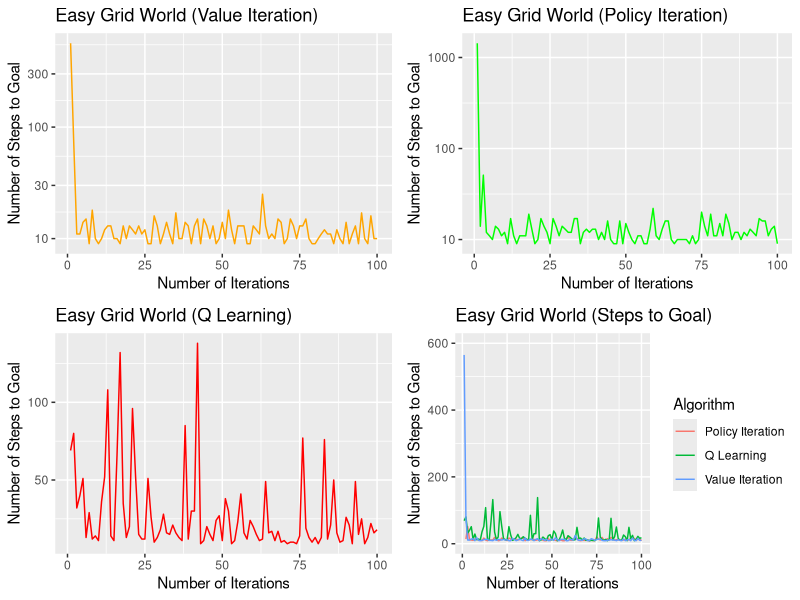
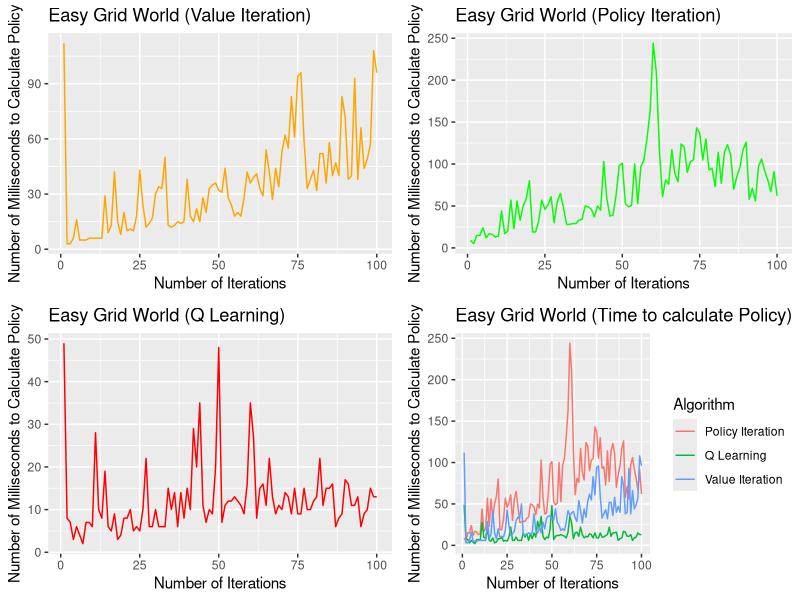
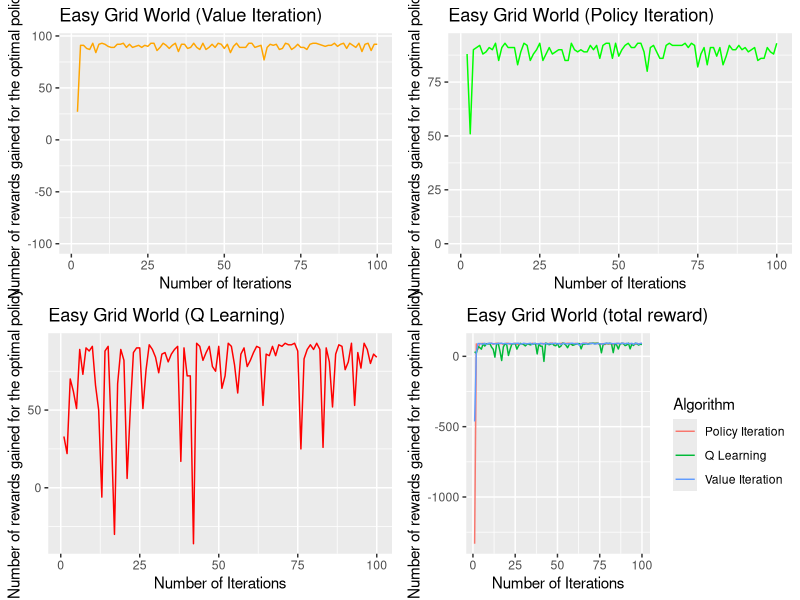

The R script that drew these images, in order:
library("gridExtra")
library('ggplot2')

# Easy Grid World ---------------------------------------------------------

# Steps to Goal---------------------------------------------------------

iterations = seq(1,100)
Value.Iteration.steps = c(565,75,11,11,14,15,9,18,10,9,10,12,13,13,10,10,9,13,10,13,12,11,13,11,12,9,9,16,13,9,11,14,11,9,17,10,10,14,13,9,13,15,9,15,13,10,13,9,10,14,10,18,12,9,13,13,13,9,9,13,12,11,25,13,10,11,10,15,14,9,10,15,13,10,13,13,15,10,9,9,10,11,12,11,11,9,12,10,9,14,9,11,13,9,17,10,9,16,10,10)
Policy.Iteration.steps = c(1434,14,51,12,11,10,14,13,11,12,9,17,11,9,11,11,11,19,13,9,10,17,14,12,9,17,14,11,14,13,12,12,17,17,9,12,13,12,13,13,10,12,10,16,10,9,9,16,9,15,12,10,9,11,11,9,9,13,22,11,10,13,16,16,10,9,10,10,10,10,9,11,9,10,20,14,11,19,11,11,15,11,19,15,10,12,12,10,12,11,13,12,11,17,16,16,11,13,14,9)
Q.Learning.steps = c(69,80,32,40,51,13,29,12,14,11,36,52,108,14,11,66,132,35,13,20,96,52,15,12,12,51,26,10,13,18,28,16,15,21,16,13,11,85,12,30,30,138,9,11,20,15,11,24,27,11,38,30,9,11,23,41,16,12,24,20,15,11,12,49,16,17,11,17,10,11,9,10,10,9,14,77,19,13,10,13,9,13,76,12,21,50,16,10,11,26,21,9,49,15,25,9,13,22,16,18)

easy.grid.world.value.iteration.steps = data.frame(x = iterations, y = Value.Iteration.steps)
easy.grid.world.policy.iteration.steps = data.frame(x = iterations, y = Policy.Iteration.steps)
easy.grid.world.Q.Learning.iteration.steps = data.frame(x = iterations, y = Q.Learning.steps)
easy.grid.world.steps = data.frame(x = c(iterations,iterations,iterations),
                                   y = c(Value.Iteration.steps,Policy.Iteration.steps,Q.Learning.steps),
                                   Algorithm = c(rep("Value Iteration",length(iterations)),rep("Policy Iteration",length(iterations)),rep("Q Learning",length(iterations))))

p1 <- ggplot(easy.grid.world.value.iteration.steps,aes(x=x,y=y))+geom_line(color = 'orange')+
  ggtitle('Easy Grid World (Value Iteration)')+
  xlab('Number of Iterations') + ylab('Number of Steps to Goal') + scale_y_log10()
p2 <- ggplot(easy.grid.world.policy.iteration.steps,aes(x=x,y=y))+geom_line(color = 'green')+
  ggtitle('Easy Grid World (Policy Iteration)')+
  xlab('Number of Iterations') + ylab('Number of Steps to Goal')+ scale_y_log10()
p3 <- ggplot(easy.grid.world.Q.Learning.iteration.steps,aes(x=x,y=y))+geom_line(color = 'red')+
ggtitle('Easy Grid World (Q Learning)')+xlab('Number of Iterations') + ylab('Number of Steps to Goal')
p4 <- ggplot(easy.grid.world.steps,aes(x=x,y=y,color = Algorithm))+geom_line()+ggtitle('Easy Grid World (Steps to Goal)')+xlab('Number of Iterations') +
 ylab('Number of Steps to Goal') + ylim(c(0,600))

p <- grid.arrange(p1, p2, p3, p4, ncol=2,nrow = 2)
#ggsave("easy_grid_world_steps_to_goal.png",width = 10,height = 10)


# Time to calculate Policy---------------------------------------------------------

iterations = seq(1,100)
Value.Iteration.time = c(112,3,3,6,16,5,5,5,6,6,6,6,6,29,9,13,42,15,8,20,10,11,10,18,43,24,12,14,17,30,34,33,50,13,12,13,15,14,15,38,18,15,22,15,28,20,33,35,36,32,31,44,28,24,18,20,18,28,42,36,39,41,33,29,54,42,27,44,34,53,62,55,83,61,94,96,59,33,38,43,32,52,52,36,58,40,47,40,83,72,38,40,93,38,66,44,49,57,108,96)
Policy.Iteration.time = c(9,5,15,15,24,12,17,16,13,14,44,17,20,57,23,56,33,50,59,80,19,19,32,57,46,51,61,30,55,65,48,28,28,29,29,33,34,50,49,46,37,50,45,103,59,38,39,63,98,101,53,49,51,100,53,97,105,131,163,244,209,116,61,81,76,117,88,79,124,120,90,103,105,143,137,105,130,93,95,73,114,77,114,123,111,70,85,96,117,126,58,71,56,97,106,92,81,67,91,62)
Q.Learning.time = c(49,8,7,3,6,4,2,7,7,6,28,10,8,19,6,5,9,3,4,8,8,10,5,6,5,10,22,6,6,10,6,6,6,15,10,14,6,14,8,15,10,29,20,35,11,7,10,9,20,48,7,11,12,12,13,12,11,9,16,35,27,8,15,16,11,22,13,9,11,10,14,13,9,15,9,9,15,10,10,12,13,22,11,15,15,16,6,8,9,17,16,11,11,13,6,9,10,15,13,13)

easy.grid.world.value.time = data.frame(x = iterations, y = Value.Iteration.time)
easy.grid.world.policy.time = data.frame(x = iterations, y = Policy.Iteration.time )
easy.grid.world.Q.Learning.time = data.frame(x = iterations, y = Q.Learning.time)
easy.grid.world.time = data.frame(x = c(iterations,iterations,iterations),
                                   y = c(Value.Iteration.time,Policy.Iteration.time,Q.Learning.time),
                                   Algorithm = c(rep("Value Iteration",length(iterations)),rep("Policy Iteration",length(iterations)),rep("Q Learning",length(iterations))))

p5 <- ggplot(easy.grid.world.value.time,aes(x=x,y=y))+geom_line(color = 'orange')+
  ggtitle('Easy Grid World (Value Iteration)')+
  xlab('Number of Iterations') + ylab('Number of Milliseconds to Calculate Policy')
p6 <- ggplot(easy.grid.world.policy.time,aes(x=x,y=y))+geom_line(color = 'green')+
  ggtitle('Easy Grid World (Policy Iteration)')+
  xlab('Number of Iterations') + ylab('Number of Milliseconds to Calculate Policy')
p7 <- ggplot(easy.grid.world.Q.Learning.time,aes(x=x,y=y))+geom_line(color = 'red')+
  ggtitle('Easy Grid World (Q Learning)')+xlab('Number of Iterations') + ylab('Number of Milliseconds to Calculate Policy')
p8 <- ggplot(easy.grid.world.time,aes(x=x,y=y,color = Algorithm))+geom_line()+ggtitle('Easy Grid World (Time to calculate Policy)')+xlab('Number of Iterations') +
  ylab('Number of Milliseconds to Calculate Policy') 

grid.arrange(p5, p6, p7, p8, ncol=2,nrow = 2)
#ggsave("easy_grid_world_steps_to_goal.png",width = 10,height = 10)

# Rewards---------------------------------------------------------

iterations = seq(1,100)
Value.Iteration.rewards = c(-463.0,27.0,91.0,91.0,88.0,87.0,93.0,84.0,92.0,93.0,92.0,90.0,89.0,89.0,92.0,92.0,93.0,89.0,92.0,89.0,90.0,91.0,89.0,91.0,90.0,93.0,93.0,86.0,89.0,93.0,91.0,88.0,91.0,93.0,85.0,92.0,92.0,88.0,89.0,93.0,89.0,87.0,93.0,87.0,89.0,92.0,89.0,93.0,92.0,88.0,92.0,84.0,90.0,93.0,89.0,89.0,89.0,93.0,93.0,89.0,90.0,91.0,77.0,89.0,92.0,91.0,92.0,87.0,88.0,93.0,92.0,87.0,89.0,92.0,89.0,89.0,87.0,92.0,93.0,93.0,92.0,91.0,90.0,91.0,91.0,93.0,90.0,92.0,93.0,88.0,93.0,91.0,89.0,93.0,85.0,92.0,93.0,86.0,92.0,92.0)
Policy.Iteration.rewards = c(-1332.0,88.0,51.0,90.0,91.0,92.0,88.0,89.0,91.0,90.0,93.0,85.0,91.0,93.0,91.0,91.0,91.0,83.0,89.0,93.0,92.0,85.0,88.0,90.0,93.0,85.0,88.0,91.0,88.0,89.0,90.0,90.0,85.0,85.0,93.0,90.0,89.0,90.0,89.0,89.0,92.0,90.0,92.0,86.0,92.0,93.0,93.0,86.0,93.0,87.0,90.0,92.0,93.0,91.0,91.0,93.0,93.0,89.0,80.0,91.0,92.0,89.0,86.0,86.0,92.0,93.0,92.0,92.0,92.0,92.0,93.0,91.0,93.0,92.0,82.0,88.0,91.0,83.0,91.0,91.0,87.0,91.0,83.0,87.0,92.0,90.0,90.0,92.0,90.0,91.0,89.0,90.0,91.0,85.0,86.0,86.0,91.0,89.0,88.0,93.0)
Q.Learning.rewards = c(33.0,22.0,70.0,62.0,51.0,89.0,73.0,90.0,88.0,91.0,66.0,50.0,-6.0,88.0,91.0,36.0,-30.0,67.0,89.0,82.0,6.0,50.0,87.0,90.0,90.0,51.0,76.0,92.0,89.0,84.0,74.0,86.0,87.0,81.0,86.0,89.0,91.0,17.0,90.0,72.0,72.0,-36.0,93.0,91.0,82.0,87.0,91.0,78.0,75.0,91.0,64.0,72.0,93.0,91.0,79.0,61.0,86.0,90.0,78.0,82.0,87.0,91.0,90.0,53.0,86.0,85.0,91.0,85.0,92.0,91.0,93.0,92.0,92.0,93.0,88.0,25.0,83.0,89.0,92.0,89.0,93.0,89.0,26.0,90.0,81.0,52.0,86.0,92.0,91.0,76.0,81.0,93.0,53.0,87.0,77.0,93.0,89.0,80.0,86.0,84.0)

easy.grid.world.value.rewards = data.frame(x = iterations, y = Value.Iteration.rewards)
easy.grid.world.policy.rewards  = data.frame(x = iterations, y = Policy.Iteration.rewards)
easy.grid.world.Q.Learning.rewards  = data.frame(x = iterations, y = Q.Learning.rewards)
easy.grid.world.steps = data.frame(x = c(iterations,iterations,iterations),
                                   y = c(Value.Iteration.rewards,Policy.Iteration.rewards ,Q.Learning.rewards),
                                   Algorithm = c(rep("Value Iteration",length(iterations)),rep("Policy Iteration",length(iterations)),rep("Q Learning",length(iterations))))

p9 <- ggplot(easy.grid.world.value.rewards,aes(x=x,y=y))+geom_line(color = 'orange')+
  ggtitle('Easy Grid World (Value Iteration)')+
  xlab('Number of Iterations') + ylab('Number of rewards gained for the optimal policy') + ylim(c(-100,max(Value.Iteration.rewards)))
p10 <- ggplot(easy.grid.world.policy.rewards,aes(x=x,y=y))+geom_line(color = 'green')+
  ggtitle('Easy Grid World (Policy Iteration)')+
  xlab('Number of Iterations') + ylab('Number of rewards gained for the optimal policy') + ylim(c(0,max(Policy.Iteration.rewards)))
p11 <- ggplot(easy.grid.world.Q.Learning.rewards,aes(x=x,y=y))+geom_line(color = 'red')+
  ggtitle('Easy Grid World (Q Learning)')+xlab('Number of Iterations') + ylab('Number of rewards gained for the optimal policy')
p12 <- ggplot(easy.grid.world.steps,aes(x=x,y=y,color = Algorithm))+geom_line()+ggtitle('Easy Grid World (total reward)')+xlab('Number of Iterations') +
  ylab('Number of rewards gained for the optimal policy')

grid.arrange(p9, p10, p11, p12, ncol=2,nrow = 2)
#ggsave("easy_grid_world_steps_to_goal.png",width = 10,height = 10)

